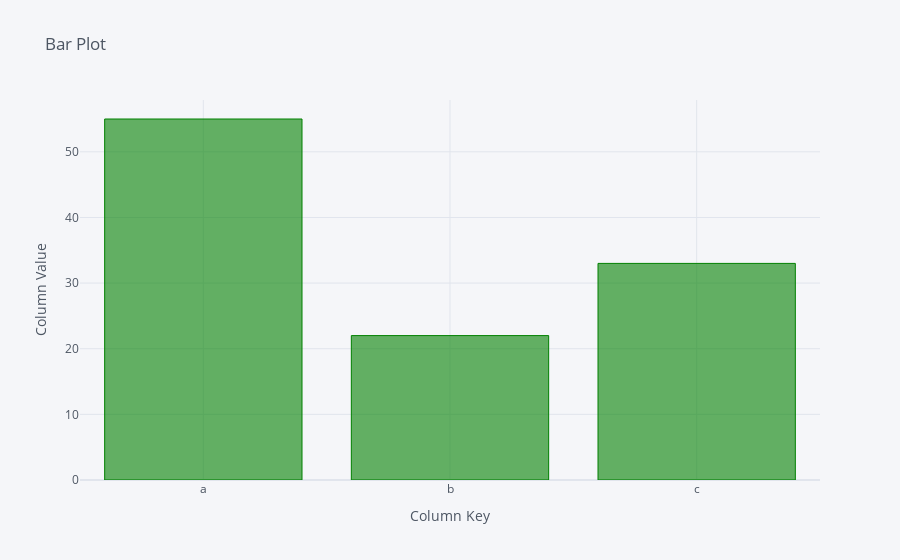

Notebook code for this chart:
### Code cell
dataset2.iplot(kind='bar',x='Key',y='Value',xTitle='Column Key',yTitle='Column Value',title="Bar Plot",color='green')

### Figure 1 — Plotly figure (JSON) as saved in the notebook; plotly's stock layout.template omitted (floating-point values rounded to 4 significant figures)
{"data": [{"marker": {"color": "rgba(0, 128, 0, 0.6)", "line": {"color": "rgba(0, 128, 0, 1.0)", "width": 1}}, "name": "Value", "orientation": "v", "text": "", "type": "bar", "x": ["a", "b", "c"], "y": [55, 22, 33]}], "layout": {"autosize": true, "legend": {"bgcolor": "#F5F6F9", "font": {"color": "#4D5663"}}, "paper_bgcolor": "#F5F6F9", "plot_bgcolor": "#F5F6F9", "title": {"font": {"color": "#4D5663"}, "text": "Bar Plot"}, "xaxis": {"autorange": true, "gridcolor": "#E1E5ED", "range": [-0.5, 2.5], "showgrid": true, "tickfont": {"color": "#4D5663"}, "title": {"font": {"color": "#4D5663"}, "text": "Column Key"}, "type": "category", "zerolinecolor": "#E1E5ED"}, "yaxis": {"autorange": true, "gridcolor": "#E1E5ED", "range": [0, 57.89], "showgrid": true, "tickfont": {"color": "#4D5663"}, "title": {"font": {"color": "#4D5663"}, "text": "Column Value"}, "type": "linear", "zerolinecolor": "#E1E5ED"}}}
